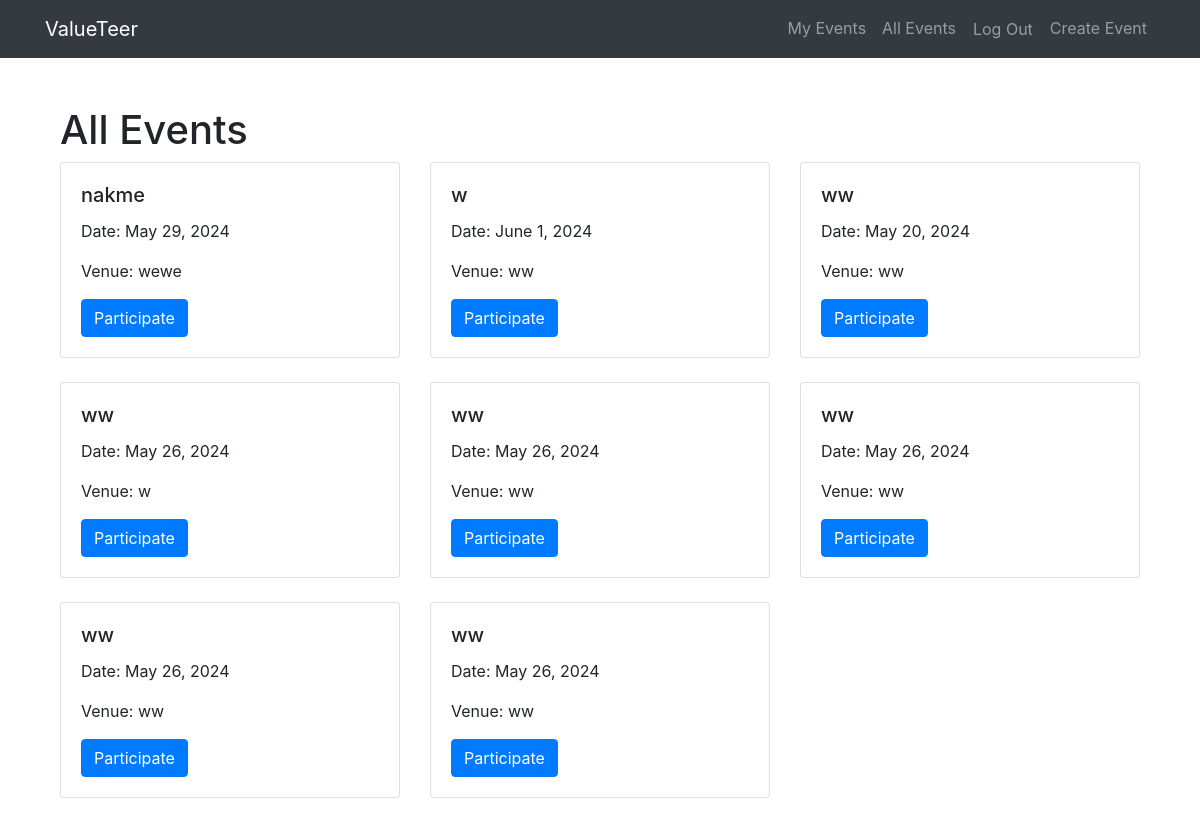
The page /all-events/ (signed in) on the database its author committed.
### organizations/models.py (models this page shows, shortened)
class Event(models.Model):
    category_choices = [
        ("conference", "Conference"),
        ("seminar", "Seminar"),
        ("workshop", "Workshop"),
        ("meetup", "Meetup"),
    ]
    category = models.CharField(max_length=50, choices=category_choices)
    name = models.CharField(max_length=100)
    venue = models.CharField(max_length=100)
    date = models.DateField()
    start_time = models.TimeField()
    end_time = models.TimeField()
    description = models.TextField()
    image = models.ImageField(upload_to="event_images/")
    user = models.ForeignKey(User, on_delete=models.CASCADE, null=True)  # Add this line

### organizations/views.py (the view)
# urls.py: path("all-events/", all_events, name="all_events"),
@login_required
def all_events(request):
    events = Event.objects.all()
    user_participations = Participant.objects.filter(user=request.user).values_list(
        "event_id", flat=True
    )
    context = {"all_events": events, "user_participations": user_participations}
    return render(request, "organizations/all_events.html", context)

### organizations/templates/organizations/all_events.html (shortened to what this page needs)
{% extends 'organizations/layout.html' %}
{% load bootstrap %}
{% block content %}
<div class="container mt-5">
    <h1>All Events</h1>
    <div class="row">
        {% for event in all_events %}
        <div class="col-md-4 mb-4">
            <div class="card">
                <div class="card-body">
                    <h5 class="card-title">{{ event.name }}</h5>
                    <p class="card-text">Date: {{ event.date }}</p>
                    <p class="card-text">Venue: {{ event.venue }}</p>
                    {% if event.id in user_participations %}
                    <button class="btn btn-secondary" disabled>In Event</button>
                    {% else %}
                    <a href="{% url 'participate_event' event.id %}" class="btn btn-primary">Participate</a>
                    {% endif %}
                </div>
            </div>
        </div>
        {% endfor %}
    </div>
</div>
{% endblock %}

### organizations/templates/organizations/layout.html (shortened to what this page needs)
<!DOCTYPE html>
<html lang="en">
<head>
    {% load static %}
    {% load bootstrap %}
    <link href="https://stackpath.bootstrapcdn.com/bootstrap/4.5.2/css/bootstrap.min.css" rel="stylesheet">
</head>
<body>
    <nav class="navbar navbar-expand-lg navbar-dark bg-dark">
        <div class="container">
            <a class="navbar-brand" href="{% url 'index' %}">ValueTeer</a>
            <div class="collapse navbar-collapse" id="navbarNav">
                <ul class="navbar-nav ml-auto">
                    {% if user.is_authenticated %}
                    <li class="nav-item">
                        <a class="nav-link" href="{% url 'my_events' %}">My Events</a>
                    </li>
                    <li class="nav-item">
                        <a class="nav-link" href="{% url 'all_events' %}">All Events</a>
                    </li>
                    <li class="nav-item">
                        <form action="{% url 'logout' %}" method="post">
                            <button type="submit" class="nav-link btn btn-link">Log Out</button>
                        </form>
                    </li>
                    {% endif %}
                    {% if user.is_authenticated and user.organization %}
                    <li class="nav-item">
                        <a class="nav-link" href="{% url 'create_event' %}">Create Event</a>
                    </li>
                    {% endif %}
                </ul>
            </div>
        </div>
    </nav>
    <div class="container">
        {% block content %}
        {% endblock %}
    </div>
</body>
</html>

### rows shown on the page
Event: name "nakme", date "May 29, 2024", venue "wewe", shows "Participate"
Event: name "w", date "June 1, 2024", venue "ww", shows "Participate"
Event: name "ww", date "May 20, 2024", venue "ww", shows "Participate"
Event: name "ww", date "May 26, 2024", venue "w", shows "Participate"
Event: name "ww", date "May 26, 2024", venue "ww", shows "Participate"
Event: name "ww", date "May 26, 2024", venue "ww", shows "Participate"
Event: name "ww", date "May 26, 2024", venue "ww", shows "Participate"
Event: name "ww", date "May 26, 2024", venue "ww", shows "Participate"
